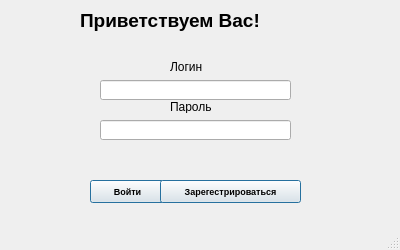
<?xml version="1.0" encoding="UTF-8"?>
<ui version="4.0">
 <class>MainWindow</class>
 <widget class="QMainWindow" name="MainWindow">
  <property name="geometry">
   <rect>
    <x>0</x>
    <y>0</y>
    <width>400</width>
    <height>250</height>
   </rect>
  </property>
  <property name="minimumSize">
   <size>
    <width>400</width>
    <height>250</height>
   </size>
  </property>
  <property name="maximumSize">
   <size>
    <width>400</width>
    <height>250</height>
   </size>
  </property>
  <property name="windowTitle">
   <string>Вход</string>
  </property>
  <property name="windowIcon">
   <iconset resource="photo.qrc">
    <normaloff>:/images/icon.ico</normaloff>:/images/icon.ico</iconset>
  </property>
  <property name="toolButtonStyle">
   <enum>Qt::ToolButtonIconOnly</enum>
  </property>
  <widget class="QWidget" name="centralWidget">
   <widget class="QLabel" name="label">
    <property name="geometry">
     <rect>
      <x>80</x>
      <y>10</y>
      <width>231</width>
      <height>21</height>
     </rect>
    </property>
    <property name="font">
     <font>
      <pointsize>14</pointsize>
      <weight>75</weight>
      <bold>true</bold>
     </font>
    </property>
    <property name="text">
     <string>Приветствуем Вас!</string>
    </property>
   </widget>
   <widget class="QLabel" name="label_2">
    <property name="geometry">
     <rect>
      <x>170</x>
      <y>60</y>
      <width>46</width>
      <height>13</height>
     </rect>
    </property>
    <property name="text">
     <string>Логин</string>
    </property>
   </widget>
   <widget class="QLabel" name="label_3">
    <property name="geometry">
     <rect>
      <x>170</x>
      <y>100</y>
      <width>46</width>
      <height>13</height>
     </rect>
    </property>
    <property name="text">
     <string>Пароль</string>
    </property>
   </widget>
   <widget class="QPushButton" name="pushButton">
    <property name="geometry">
     <rect>
      <x>90</x>
      <y>180</y>
      <width>75</width>
      <height>23</height>
     </rect>
    </property>
    <property name="font">
     <font>
      <pointsize>7</pointsize>
      <weight>75</weight>
      <bold>true</bold>
     </font>
    </property>
    <property name="text">
     <string>Войти</string>
    </property>
    <property name="autoDefault">
     <bool>false</bool>
    </property>
    <property name="default">
     <bool>true</bool>
    </property>
    <property name="flat">
     <bool>false</bool>
    </property>
   </widget>
   <widget class="QPushButton" name="pushButton_2">
    <property name="geometry">
     <rect>
      <x>160</x>
      <y>180</y>
      <width>141</width>
      <height>23</height>
     </rect>
    </property>
    <property name="font">
     <font>
      <pointsize>7</pointsize>
      <weight>75</weight>
      <bold>true</bold>
     </font>
    </property>
    <property name="text">
     <string>Зарегестрироваться</string>
    </property>
    <property name="autoDefault">
     <bool>false</bool>
    </property>
    <property name="default">
     <bool>true</bool>
    </property>
    <property name="flat">
     <bool>false</bool>
    </property>
   </widget>
   <widget class="QLabel" name="label_4">
    <property name="geometry">
     <rect>
      <x>100</x>
      <y>150</y>
      <width>191</width>
      <height>20</height>
     </rect>
    </property>
    <property name="text">
     <string/>
    </property>
    <property name="alignment">
     <set>Qt::AlignCenter</set>
    </property>
   </widget>
   <widget class="QLineEdit" name="lineEdit">
    <property name="geometry">
     <rect>
      <x>100</x>
      <y>80</y>
      <width>191</width>
      <height>20</height>
     </rect>
    </property>
    <property name="inputMask">
     <string>NNNNNNNNNNNNNNNN</string>
    </property>
    <property name="maxLength">
     <number>16</number>
    </property>
    <property name="cursorPosition">
     <number>0</number>
    </property>
    <property name="cursorMoveStyle">
     <enum>Qt::LogicalMoveStyle</enum>
    </property>
   </widget>
   <widget class="QLineEdit" name="lineEdit_2">
    <property name="geometry">
     <rect>
      <x>100</x>
      <y>120</y>
      <width>191</width>
      <height>20</height>
     </rect>
    </property>
    <property name="text">
     <string/>
    </property>
    <property name="maxLength">
     <number>32767</number>
    </property>
    <property name="frame">
     <bool>true</bool>
    </property>
    <property name="echoMode">
     <enum>QLineEdit::Password</enum>
    </property>
   </widget>
  </widget>
  <widget class="QStatusBar" name="statusBar"/>
 </widget>
 <layoutdefault spacing="6" margin="11"/>
 <resources>
  <include location="photo.qrc"/>
 </resources>
 <connections/>
</ui>
